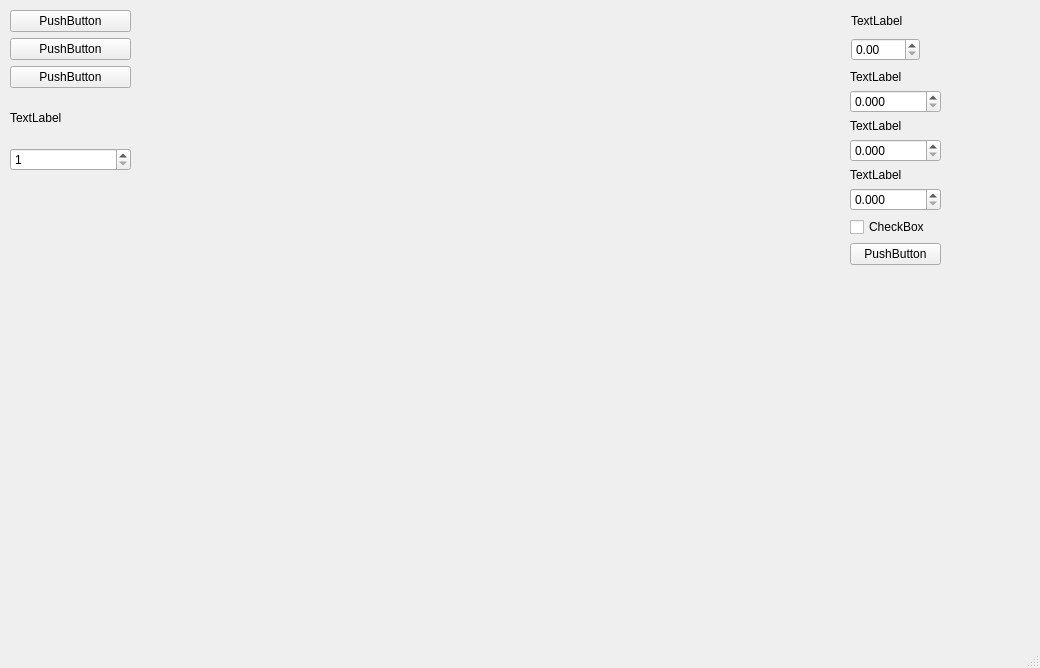
<?xml version="1.0" encoding="UTF-8"?>
<ui version="4.0">
 <class>MainWindow</class>
 <widget class="QMainWindow" name="MainWindow">
  <property name="geometry">
   <rect>
    <x>0</x>
    <y>0</y>
    <width>1040</width>
    <height>668</height>
   </rect>
  </property>
  <property name="maximumSize">
   <size>
    <width>1144</width>
    <height>668</height>
   </size>
  </property>
  <property name="windowTitle">
   <string>MainWindow</string>
  </property>
  <property name="autoFillBackground">
   <bool>true</bool>
  </property>
  <widget class="QWidget" name="centralwidget">
   <widget class="QCustomPlot" name="plot_process" native="true">
    <property name="geometry">
     <rect>
      <x>140</x>
      <y>10</y>
      <width>700</width>
      <height>300</height>
     </rect>
    </property>
    <property name="sizePolicy">
     <sizepolicy hsizetype="Preferred" vsizetype="Preferred">
      <horstretch>0</horstretch>
      <verstretch>0</verstretch>
     </sizepolicy>
    </property>
   </widget>
   <widget class="QCustomPlot" name="plot_pid" native="true">
    <property name="geometry">
     <rect>
      <x>140</x>
      <y>320</y>
      <width>700</width>
      <height>300</height>
     </rect>
    </property>
   </widget>
   <widget class="QWidget" name="formLayoutWidget">
    <property name="geometry">
     <rect>
      <x>850</x>
      <y>70</y>
      <width>181</width>
      <height>285</height>
     </rect>
    </property>
    <layout class="QFormLayout" name="formLayout">
     <item row="0" column="0">
      <layout class="QVBoxLayout" name="verticalLayout_2">
       <item>
        <widget class="QLabel" name="label_kp">
         <property name="text">
          <string>TextLabel</string>
         </property>
        </widget>
       </item>
       <item>
        <widget class="QDoubleSpinBox" name="double_spin_box_kp">
         <property name="decimals">
          <number>3</number>
         </property>
         <property name="maximum">
          <double>10000000000.000000000000000</double>
         </property>
         <property name="singleStep">
          <double>0.001000000000000</double>
         </property>
        </widget>
       </item>
       <item>
        <widget class="QLabel" name="label_ki">
         <property name="text">
          <string>TextLabel</string>
         </property>
        </widget>
       </item>
       <item>
        <widget class="QDoubleSpinBox" name="double_spin_box_ki">
         <property name="decimals">
          <number>3</number>
         </property>
         <property name="maximum">
          <double>10000000000.000000000000000</double>
         </property>
         <property name="singleStep">
          <double>0.001000000000000</double>
         </property>
        </widget>
       </item>
       <item>
        <widget class="QLabel" name="label_kd">
         <property name="text">
          <string>TextLabel</string>
         </property>
        </widget>
       </item>
       <item>
        <widget class="QDoubleSpinBox" name="double_spin_box_kd">
         <property name="decimals">
          <number>3</number>
         </property>
         <property name="maximum">
          <double>10000000000.000000000000000</double>
         </property>
         <property name="singleStep">
          <double>0.001000000000000</double>
         </property>
        </widget>
       </item>
       <item>
        <widget class="QCheckBox" name="check_box_antiwindup">
         <property name="text">
          <string>CheckBox</string>
         </property>
        </widget>
       </item>
       <item>
        <widget class="QPushButton" name="button_autotune">
         <property name="text">
          <string>PushButton</string>
         </property>
        </widget>
       </item>
      </layout>
     </item>
    </layout>
   </widget>
   <widget class="QWidget" name="layoutWidget">
    <property name="geometry">
     <rect>
      <x>851</x>
      <y>10</y>
      <width>69</width>
      <height>51</height>
     </rect>
    </property>
    <layout class="QVBoxLayout" name="verticalLayout_4">
     <item>
      <widget class="QLabel" name="label_setpoint">
       <property name="text">
        <string>TextLabel</string>
       </property>
       <property name="wordWrap">
        <bool>true</bool>
       </property>
      </widget>
     </item>
     <item>
      <widget class="QDoubleSpinBox" name="double_spin_box_setpoint">
       <property name="maximum">
        <double>200.000000000000000</double>
       </property>
       <property name="singleStep">
        <double>1.000000000000000</double>
       </property>
      </widget>
     </item>
    </layout>
   </widget>
   <widget class="QWidget" name="layoutWidget">
    <property name="geometry">
     <rect>
      <x>10</x>
      <y>10</y>
      <width>121</width>
      <height>161</height>
     </rect>
    </property>
    <layout class="QVBoxLayout" name="verticalLayout">
     <item>
      <widget class="QPushButton" name="button_start">
       <property name="text">
        <string>PushButton</string>
       </property>
      </widget>
     </item>
     <item>
      <widget class="QPushButton" name="button_stop">
       <property name="text">
        <string>PushButton</string>
       </property>
      </widget>
     </item>
     <item>
      <widget class="QPushButton" name="button_restart">
       <property name="text">
        <string>PushButton</string>
       </property>
      </widget>
     </item>
     <item>
      <widget class="QLabel" name="label_simulation_time_step">
       <property name="text">
        <string>TextLabel</string>
       </property>
       <property name="scaledContents">
        <bool>true</bool>
       </property>
       <property name="wordWrap">
        <bool>true</bool>
       </property>
      </widget>
     </item>
     <item>
      <widget class="QSpinBox" name="spin_box_simulation_time_step">
       <property name="minimum">
        <number>1</number>
       </property>
       <property name="maximum">
        <number>1000000000</number>
       </property>
       <property name="value">
        <number>1</number>
       </property>
      </widget>
     </item>
    </layout>
   </widget>
  </widget>
  <widget class="QMenuBar" name="menubar">
   <property name="geometry">
    <rect>
     <x>0</x>
     <y>0</y>
     <width>1040</width>
     <height>22</height>
    </rect>
   </property>
  </widget>
  <widget class="QStatusBar" name="statusbar"/>
 </widget>
 <customwidgets>
  <customwidget>
   <class>QCustomPlot</class>
   <extends>QWidget</extends>
   <header>qcustomplot/qcustomplot.h</header>
   <container>1</container>
  </customwidget>
 </customwidgets>
 <resources/>
 <connections/>
</ui>
